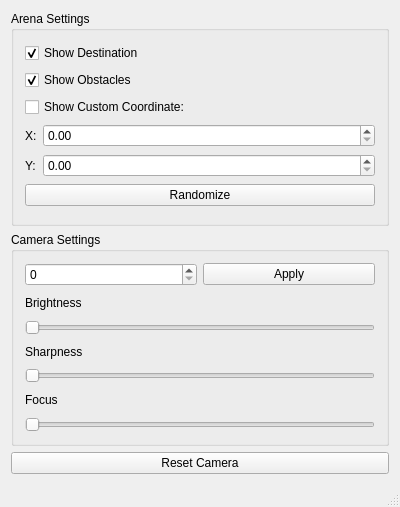
<?xml version="1.0" encoding="UTF-8"?>
<ui version="4.0">
 <class>MainWindow</class>
 <widget class="QMainWindow" name="MainWindow">
  <property name="geometry">
   <rect>
    <x>0</x>
    <y>0</y>
    <width>400</width>
    <height>507</height>
   </rect>
  </property>
  <property name="windowTitle">
   <string>MainWindow</string>
  </property>
  <widget class="QWidget" name="centralWidget">
   <layout class="QGridLayout" name="gridLayout_2">
    <item row="1" column="0">
     <widget class="QGroupBox" name="groupBox_2">
      <property name="title">
       <string>Camera Settings</string>
      </property>
      <layout class="QGridLayout" name="gridLayout_3">
       <item row="6" column="0" colspan="2">
        <widget class="QSlider" name="focusSlider">
         <property name="maximum">
          <number>255</number>
         </property>
         <property name="orientation">
          <enum>Qt::Horizontal</enum>
         </property>
        </widget>
       </item>
       <item row="2" column="0" colspan="2">
        <widget class="QSlider" name="brightnessSlider">
         <property name="maximum">
          <number>255</number>
         </property>
         <property name="orientation">
          <enum>Qt::Horizontal</enum>
         </property>
        </widget>
       </item>
       <item row="0" column="0">
        <widget class="QSpinBox" name="cameraDeviceSpinBox"/>
       </item>
       <item row="0" column="1">
        <widget class="QPushButton" name="applySettingsButton">
         <property name="text">
          <string>Apply</string>
         </property>
        </widget>
       </item>
       <item row="4" column="0" colspan="2">
        <widget class="QSlider" name="sharpnessSlider">
         <property name="maximum">
          <number>255</number>
         </property>
         <property name="orientation">
          <enum>Qt::Horizontal</enum>
         </property>
        </widget>
       </item>
       <item row="5" column="0" colspan="2">
        <widget class="QLabel" name="label_2">
         <property name="text">
          <string>Focus</string>
         </property>
        </widget>
       </item>
       <item row="3" column="0" colspan="2">
        <widget class="QLabel" name="label_3">
         <property name="text">
          <string>Sharpness</string>
         </property>
        </widget>
       </item>
       <item row="1" column="0" colspan="2">
        <widget class="QLabel" name="label">
         <property name="text">
          <string>Brightness</string>
         </property>
        </widget>
       </item>
      </layout>
     </widget>
    </item>
    <item row="0" column="0">
     <widget class="QGroupBox" name="groupBox">
      <property name="title">
       <string>Arena Settings</string>
      </property>
      <layout class="QGridLayout" name="gridLayout_4">
       <item row="3" column="1">
        <widget class="QDoubleSpinBox" name="customXSpinBox">
         <property name="sizePolicy">
          <sizepolicy hsizetype="MinimumExpanding" vsizetype="Fixed">
           <horstretch>0</horstretch>
           <verstretch>0</verstretch>
          </sizepolicy>
         </property>
         <property name="maximum">
          <double>4.000000000000000</double>
         </property>
         <property name="singleStep">
          <double>0.100000000000000</double>
         </property>
        </widget>
       </item>
       <item row="4" column="1">
        <widget class="QDoubleSpinBox" name="customYSpinBox">
         <property name="sizePolicy">
          <sizepolicy hsizetype="MinimumExpanding" vsizetype="Fixed">
           <horstretch>0</horstretch>
           <verstretch>0</verstretch>
          </sizepolicy>
         </property>
         <property name="maximum">
          <double>2.000000000000000</double>
         </property>
         <property name="singleStep">
          <double>0.100000000000000</double>
         </property>
        </widget>
       </item>
       <item row="3" column="0">
        <widget class="QLabel" name="label_4">
         <property name="text">
          <string>X:</string>
         </property>
        </widget>
       </item>
       <item row="4" column="0">
        <widget class="QLabel" name="label_5">
         <property name="text">
          <string>Y:</string>
         </property>
        </widget>
       </item>
       <item row="5" column="0" colspan="2">
        <widget class="QPushButton" name="randomizeButton">
         <property name="text">
          <string>Randomize</string>
         </property>
        </widget>
       </item>
       <item row="2" column="0" colspan="2">
        <widget class="QCheckBox" name="showCustomCoordinateCheckBox">
         <property name="text">
          <string>Show Custom Coordinate:</string>
         </property>
        </widget>
       </item>
       <item row="1" column="0" colspan="2">
        <widget class="QCheckBox" name="showObstaclesCheckBox">
         <property name="text">
          <string>Show Obstacles</string>
         </property>
         <property name="checked">
          <bool>true</bool>
         </property>
        </widget>
       </item>
       <item row="0" column="0" colspan="2">
        <widget class="QCheckBox" name="showDestinationCheckBox">
         <property name="text">
          <string>Show Destination</string>
         </property>
         <property name="checked">
          <bool>true</bool>
         </property>
        </widget>
       </item>
      </layout>
     </widget>
    </item>
    <item row="2" column="0">
     <widget class="QPushButton" name="resetCamera">
      <property name="text">
       <string>Reset Camera</string>
      </property>
     </widget>
    </item>
   </layout>
  </widget>
  <widget class="QStatusBar" name="statusBar"/>
 </widget>
 <layoutdefault spacing="6" margin="11"/>
 <resources/>
 <connections/>
</ui>
